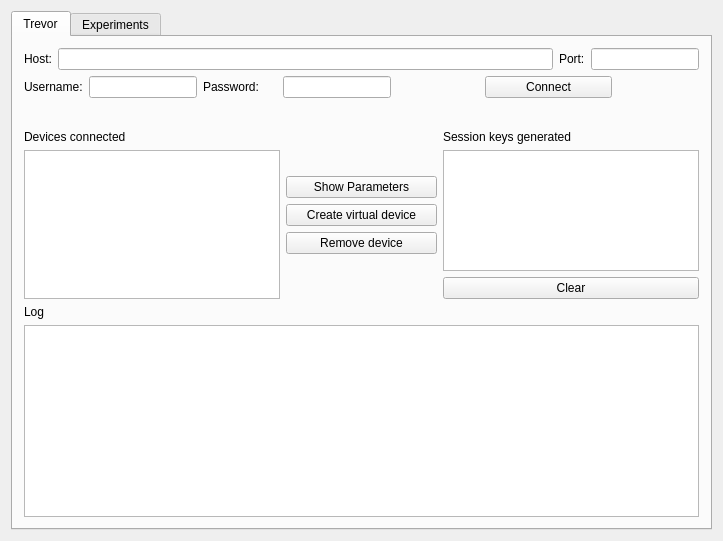
<?xml version="1.0" encoding="UTF-8"?>
<ui version="4.0">
 <class>MainWindow</class>
 <widget class="QMainWindow" name="MainWindow">
  <property name="geometry">
   <rect>
    <x>0</x>
    <y>0</y>
    <width>723</width>
    <height>541</height>
   </rect>
  </property>
  <property name="windowTitle">
   <string>Key agreement for nodeMCU</string>
  </property>
  <widget class="QWidget" name="centralWidget">
   <layout class="QVBoxLayout" name="verticalLayout">
    <item>
     <widget class="QTabWidget" name="tabWidget">
      <property name="enabled">
       <bool>true</bool>
      </property>
      <property name="currentIndex">
       <number>0</number>
      </property>
      <widget class="QWidget" name="tab_trevor">
       <attribute name="title">
        <string>Trevor</string>
       </attribute>
       <layout class="QVBoxLayout" name="verticalLayout_6">
        <item>
         <layout class="QHBoxLayout" name="horizontalLayout">
          <item>
           <widget class="QLabel" name="label_host">
            <property name="text">
             <string>Host:</string>
            </property>
           </widget>
          </item>
          <item>
           <widget class="QLineEdit" name="lineEdit_host">
            <property name="sizePolicy">
             <sizepolicy hsizetype="Expanding" vsizetype="Fixed">
              <horstretch>0</horstretch>
              <verstretch>0</verstretch>
             </sizepolicy>
            </property>
           </widget>
          </item>
          <item>
           <widget class="QLabel" name="label_port">
            <property name="text">
             <string>Port:</string>
            </property>
           </widget>
          </item>
          <item>
           <widget class="QLineEdit" name="lineEdit_port">
            <property name="sizePolicy">
             <sizepolicy hsizetype="Maximum" vsizetype="Fixed">
              <horstretch>0</horstretch>
              <verstretch>0</verstretch>
             </sizepolicy>
            </property>
           </widget>
          </item>
         </layout>
        </item>
        <item>
         <layout class="QHBoxLayout" name="horizontalLayout_2">
          <item>
           <widget class="QLabel" name="label_username">
            <property name="sizePolicy">
             <sizepolicy hsizetype="Maximum" vsizetype="Preferred">
              <horstretch>0</horstretch>
              <verstretch>0</verstretch>
             </sizepolicy>
            </property>
            <property name="text">
             <string>Username:</string>
            </property>
           </widget>
          </item>
          <item>
           <widget class="QLineEdit" name="lineEdit_username">
            <property name="sizePolicy">
             <sizepolicy hsizetype="Maximum" vsizetype="Fixed">
              <horstretch>0</horstretch>
              <verstretch>0</verstretch>
             </sizepolicy>
            </property>
           </widget>
          </item>
          <item>
           <widget class="QLabel" name="label_password">
            <property name="sizePolicy">
             <sizepolicy hsizetype="Maximum" vsizetype="Preferred">
              <horstretch>0</horstretch>
              <verstretch>0</verstretch>
             </sizepolicy>
            </property>
            <property name="minimumSize">
             <size>
              <width>74</width>
              <height>0</height>
             </size>
            </property>
            <property name="text">
             <string>Password:</string>
            </property>
           </widget>
          </item>
          <item>
           <widget class="QLineEdit" name="lineEdit_password">
            <property name="sizePolicy">
             <sizepolicy hsizetype="Maximum" vsizetype="Fixed">
              <horstretch>0</horstretch>
              <verstretch>0</verstretch>
             </sizepolicy>
            </property>
           </widget>
          </item>
          <item>
           <spacer name="horizontalSpacer_2">
            <property name="orientation">
             <enum>Qt::Horizontal</enum>
            </property>
            <property name="sizeHint" stdset="0">
             <size>
              <width>40</width>
              <height>20</height>
             </size>
            </property>
           </spacer>
          </item>
          <item>
           <widget class="QPushButton" name="pushButton_connect">
            <property name="sizePolicy">
             <sizepolicy hsizetype="Fixed" vsizetype="Fixed">
              <horstretch>0</horstretch>
              <verstretch>0</verstretch>
             </sizepolicy>
            </property>
            <property name="minimumSize">
             <size>
              <width>127</width>
              <height>0</height>
             </size>
            </property>
            <property name="text">
             <string>Connect</string>
            </property>
           </widget>
          </item>
          <item>
           <spacer name="horizontalSpacer">
            <property name="orientation">
             <enum>Qt::Horizontal</enum>
            </property>
            <property name="sizeHint" stdset="0">
             <size>
              <width>40</width>
              <height>20</height>
             </size>
            </property>
           </spacer>
          </item>
         </layout>
        </item>
        <item>
         <layout class="QHBoxLayout" name="horizontalLayout_3">
          <item>
           <widget class="QLabel" name="label_it">
            <property name="enabled">
             <bool>true</bool>
            </property>
            <property name="sizePolicy">
             <sizepolicy hsizetype="Minimum" vsizetype="Preferred">
              <horstretch>0</horstretch>
              <verstretch>0</verstretch>
             </sizepolicy>
            </property>
            <property name="minimumSize">
             <size>
              <width>150</width>
              <height>0</height>
             </size>
            </property>
            <property name="text">
             <string/>
            </property>
           </widget>
          </item>
          <item>
           <spacer name="horizontalSpacer_3">
            <property name="orientation">
             <enum>Qt::Horizontal</enum>
            </property>
            <property name="sizeHint" stdset="0">
             <size>
              <width>40</width>
              <height>20</height>
             </size>
            </property>
           </spacer>
          </item>
         </layout>
        </item>
        <item>
         <layout class="QHBoxLayout" name="horizontalLayout_4">
          <item>
           <layout class="QVBoxLayout" name="verticalLayout_2">
            <property name="rightMargin">
             <number>0</number>
            </property>
            <item>
             <widget class="QLabel" name="label_list_users">
              <property name="text">
               <string>Devices connected</string>
              </property>
             </widget>
            </item>
            <item>
             <widget class="QListView" name="listView_users">
              <property name="sizePolicy">
               <sizepolicy hsizetype="Maximum" vsizetype="Maximum">
                <horstretch>0</horstretch>
                <verstretch>0</verstretch>
               </sizepolicy>
              </property>
             </widget>
            </item>
           </layout>
          </item>
          <item>
           <layout class="QVBoxLayout" name="verticalLayout_4">
            <property name="topMargin">
             <number>0</number>
            </property>
            <item>
             <spacer name="verticalSpacer_2">
              <property name="orientation">
               <enum>Qt::Vertical</enum>
              </property>
              <property name="sizeHint" stdset="0">
               <size>
                <width>20</width>
                <height>40</height>
               </size>
              </property>
             </spacer>
            </item>
            <item>
             <widget class="QPushButton" name="pushButton_parameters">
              <property name="sizePolicy">
               <sizepolicy hsizetype="Minimum" vsizetype="Fixed">
                <horstretch>0</horstretch>
                <verstretch>0</verstretch>
               </sizepolicy>
              </property>
              <property name="minimumSize">
               <size>
                <width>150</width>
                <height>0</height>
               </size>
              </property>
              <property name="text">
               <string>Show Parameters</string>
              </property>
             </widget>
            </item>
            <item>
             <widget class="QPushButton" name="pushButton_new_device">
              <property name="text">
               <string>Create virtual device</string>
              </property>
             </widget>
            </item>
            <item>
             <widget class="QPushButton" name="pushButton_remove_device">
              <property name="text">
               <string>Remove device</string>
              </property>
             </widget>
            </item>
            <item>
             <spacer name="verticalSpacer_3">
              <property name="orientation">
               <enum>Qt::Vertical</enum>
              </property>
              <property name="sizeHint" stdset="0">
               <size>
                <width>20</width>
                <height>40</height>
               </size>
              </property>
             </spacer>
            </item>
           </layout>
          </item>
          <item>
           <layout class="QVBoxLayout" name="verticalLayout_3">
            <item>
             <widget class="QLabel" name="label">
              <property name="text">
               <string>Session keys generated</string>
              </property>
             </widget>
            </item>
            <item>
             <widget class="QListView" name="listView">
              <property name="sizePolicy">
               <sizepolicy hsizetype="Minimum" vsizetype="Maximum">
                <horstretch>0</horstretch>
                <verstretch>0</verstretch>
               </sizepolicy>
              </property>
             </widget>
            </item>
            <item>
             <widget class="QPushButton" name="pushButton_clear">
              <property name="text">
               <string>Clear</string>
              </property>
             </widget>
            </item>
           </layout>
          </item>
         </layout>
        </item>
        <item>
         <spacer name="verticalSpacer_4">
          <property name="orientation">
           <enum>Qt::Vertical</enum>
          </property>
          <property name="sizeHint" stdset="0">
           <size>
            <width>20</width>
            <height>40</height>
           </size>
          </property>
         </spacer>
        </item>
        <item>
         <spacer name="verticalSpacer">
          <property name="orientation">
           <enum>Qt::Vertical</enum>
          </property>
          <property name="sizeHint" stdset="0">
           <size>
            <width>20</width>
            <height>40</height>
           </size>
          </property>
         </spacer>
        </item>
        <item>
         <widget class="QLabel" name="label_log">
          <property name="text">
           <string>Log</string>
          </property>
         </widget>
        </item>
        <item>
         <widget class="QListView" name="listView_log">
          <property name="sizePolicy">
           <sizepolicy hsizetype="Expanding" vsizetype="Minimum">
            <horstretch>0</horstretch>
            <verstretch>0</verstretch>
           </sizepolicy>
          </property>
         </widget>
        </item>
       </layout>
      </widget>
      <widget class="QWidget" name="tab_devices">
       <property name="enabled">
        <bool>true</bool>
       </property>
       <attribute name="title">
        <string>Experiments</string>
       </attribute>
       <layout class="QVBoxLayout" name="verticalLayout_5"/>
      </widget>
     </widget>
    </item>
   </layout>
  </widget>
  <action name="actionShow_parameters">
   <property name="checkable">
    <bool>false</bool>
   </property>
   <property name="text">
    <string>Show parameters</string>
   </property>
  </action>
 </widget>
 <layoutdefault spacing="6" margin="11"/>
 <resources/>
 <connections/>
</ui>
